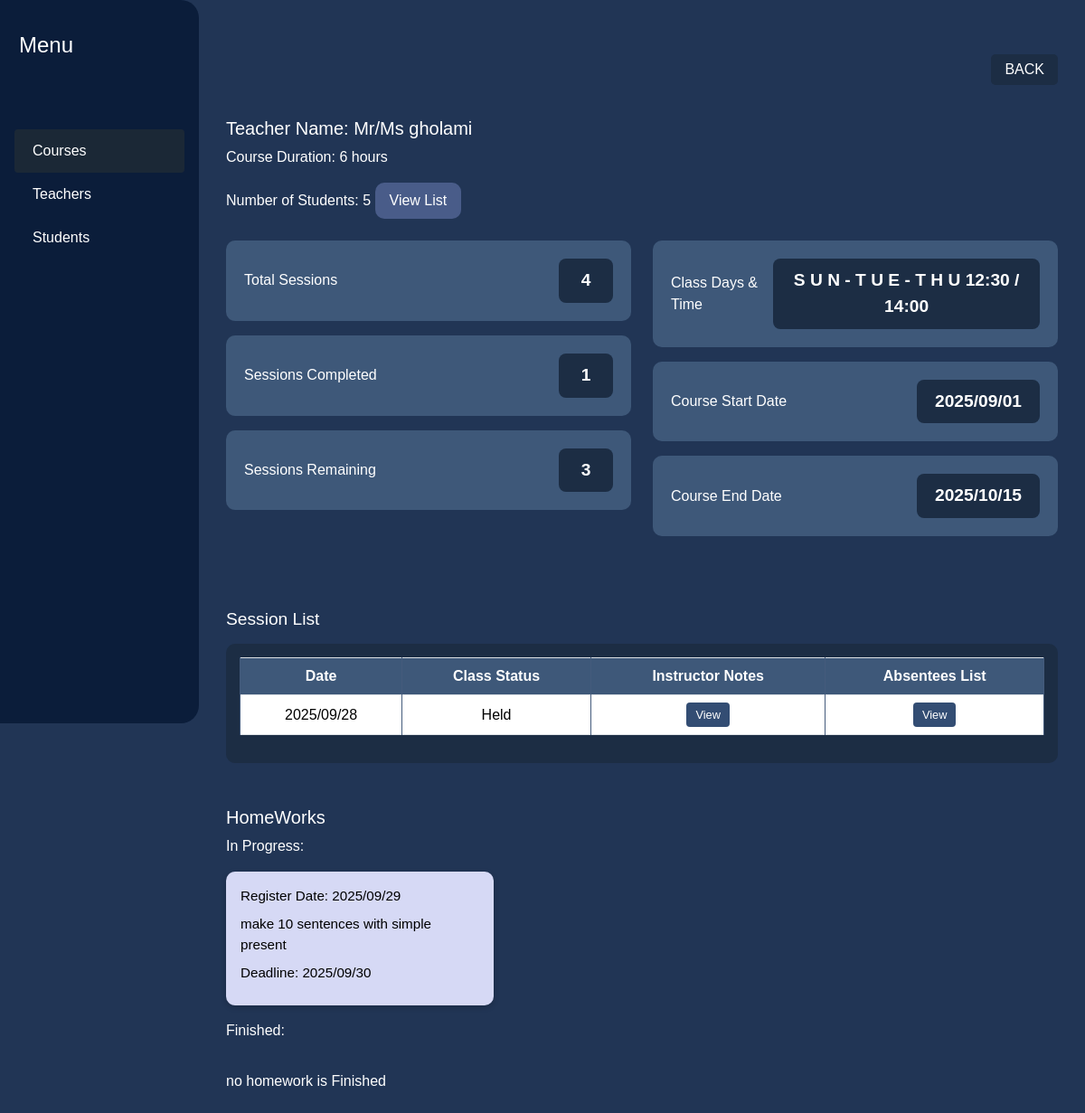
The app's page /course/249075/, older data.
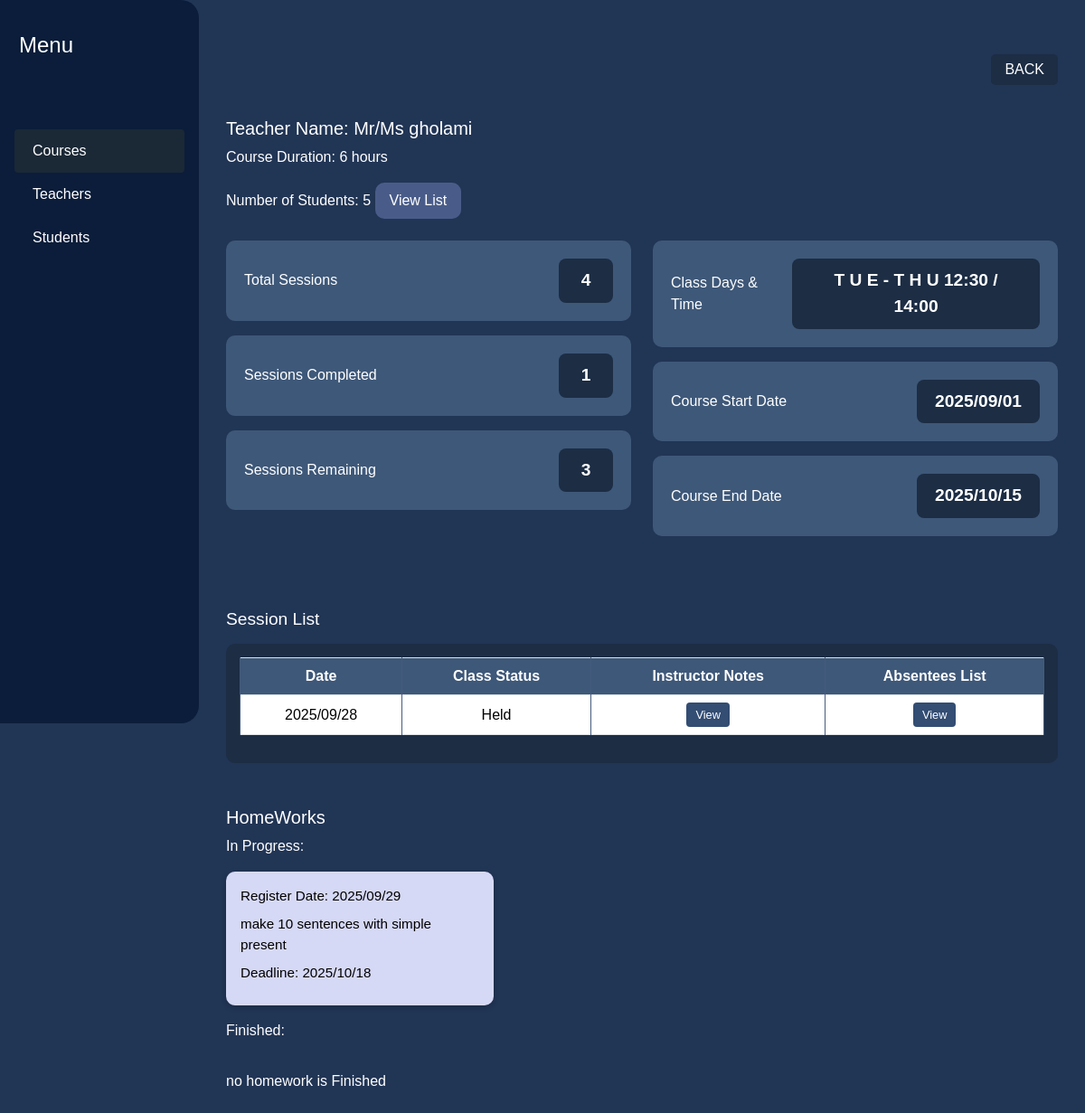
The same page, newer data.
### my_admin/models.py (models this page shows, shortened)
class Homeworks(models.Model):
    course = models.ForeignKey(
        Courses,
        on_delete=models.CASCADE,
    )
    date = models.DateField(
        auto_now_add=True
    )
    content = models.TextField()
    deadline = models.DateField(validators=[not_in_the_past])
    end = models.BooleanField(
        default=False
    )

### my_admin/views.py (the view)
# urls.py: path('course/<int:code>/', course_detail, name='course_detail'),
def course_detail(request, code):
    course = Courses.objects.get(course_code=code)
    number_of_students = 0
    for student in course.students.all():
        number_of_students += 1
    def session_number_calculate(start_time, end_time, total_hours_of_class):
        first_time = str(start_time)
        last_time = str(end_time)
        total_hours = int(last_time[:2]) - int(first_time[:2])
        total_minute = int(last_time[3:5]) - int(first_time[3:5])
        if total_minute < 0:
            hour = total_hours - 1
            minute = 60 + total_minute
            total_time = f'{hour}:{minute}'
        elif total_minute > 0:
            hour = total_hours
            minute = total_minute
            total_time = f'{hour}:{minute}'
        else:
            total_time = f'{total_hours}:{total_minute}'
        number = float(total_time[:1]) + (int(total_time[2:4])/60)
        number_of_sessions = total_hours_of_class // number
        return int(number_of_sessions)
    session_number = session_number_calculate(course.start_time,course.end_time,course.total_time)
    completed_session = len(Sessions.objects.filter(course=course))
    remaining_sessions = session_number - completed_session
    sessions = Sessions.objects.filter(course=course)
    in_progress_homeworks = Homeworks.objects.filter(course=course, end=False)
    finished_homeworks = Homeworks.objects.filter(course=course, end=True)
    context = {
        'course': course,
        'number_of_students': number_of_students,
        'sessions': sessions,
        'session_number': session_number,
        'completed_session': completed_session,
        'remaining_sessions': remaining_sessions,
        'in_progress_homeworks': in_progress_homeworks ,
        'finished_homeworks': finished_homeworks,
    }
    return render(request, 'my_admin/course-detail.html', context)

### accounts/models.py (called while the page is built)
    def __str__(self):
        return self.username

### my_admin/models.py (called while the page is built)
    def __str__(self):
        return self.name

### my_admin/templates/my_admin/course-detail.html (shortened to what the changed rows need)
{% extends 'base.html' %}
{% load static %}
{% block head_refs %}
    <link href="https://cdn.jsdelivr.net/npm/bootstrap@5.3.3/dist/css/bootstrap.min.css" rel="stylesheet"/>
    <link rel="stylesheet" href={% static 'css/course-detail.css' %}/>
{% endblock head_refs %}
{% block contents %}
    <div class="d-flex">
        <div class="content flex-grow-1">
            <div class="row mt-4">
                <div class="col-md-6 mb-3">
                    <div class="card stat-card mb-3">
                        <div class="d-flex justify-content-between align-items-center">
                            <span>Class Days & Time</span>
                            <div class="stat-number">{% for days in course.week_days.all|join:" - " %}
                                {{ days }} {% endfor %} {{ course.start_time|date:'H:i' }}
                                / {{ course.end_time|date:'H:i' }}</div>
                        </div>
                    </div>
                </div>
            </div>
            <div class="session-list mt-5">
                <div class="table-responsive">
                    <table class="table table-bordered align-middle text-center custom-table">
                        <thead>
                        <tr>
                            <th>Date</th>
                            <th>Class Status</th>
                            <th>Instructor Notes</th>
                            <th>Absentees List</th>
                        </tr>
                        </thead>
                    </table>
                </div>
            </div>
            <div class="homework-section mt-5">
                <div class="row g-3">
                    {% if in_progress_homeworks %}
                        {% for homework in in_progress_homeworks %}
                            <div class="col-md-6 col-lg-4">
                                <div class="homework-card">
                                    <p>Register Date: {{ homework.date|date:'Y/m/d' }}</p>
                                    <p>
                                        {{ homework.content }}
                                    </p>
                                    <p>Deadline: {{ homework.deadline|date:'Y/m/d' }}</p>
                                </div>
                            </div>
                        {% endfor %}
                    {% else %}
                        <p> no homework is in progress</p>
                    {% endif %}
                </div>
            </div>
        </div>
    </div>
{% endblock contents %}

Row changes from the older to the newer data that the page shows:
changed Homeworks "make 10 sentences with simple present": deadline "2025/09/30" → "2025/10/18"
Text that changed along with them:
list line gone: "S"
list line gone: "N"
list line gone: "U"
